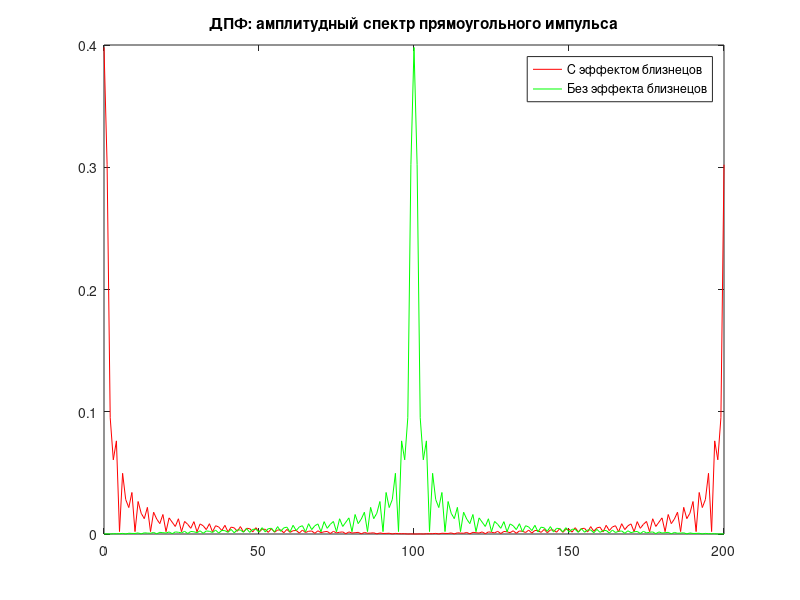
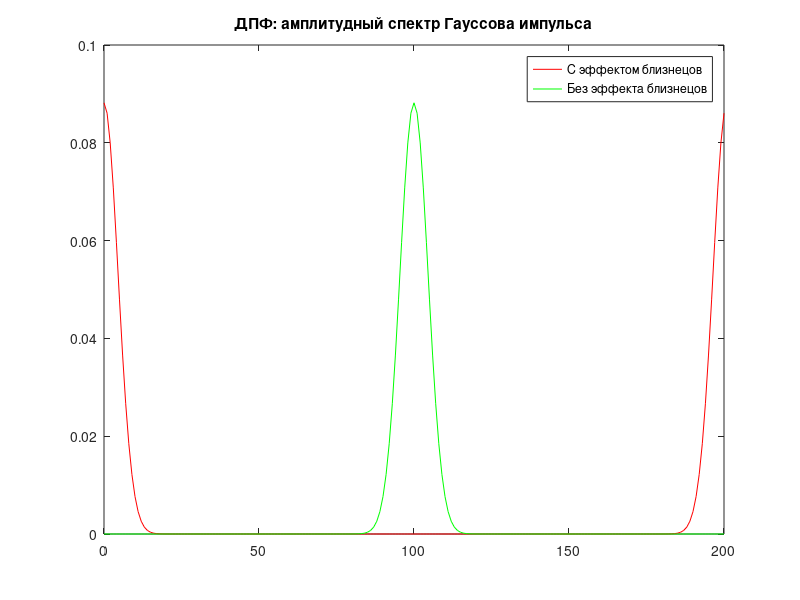
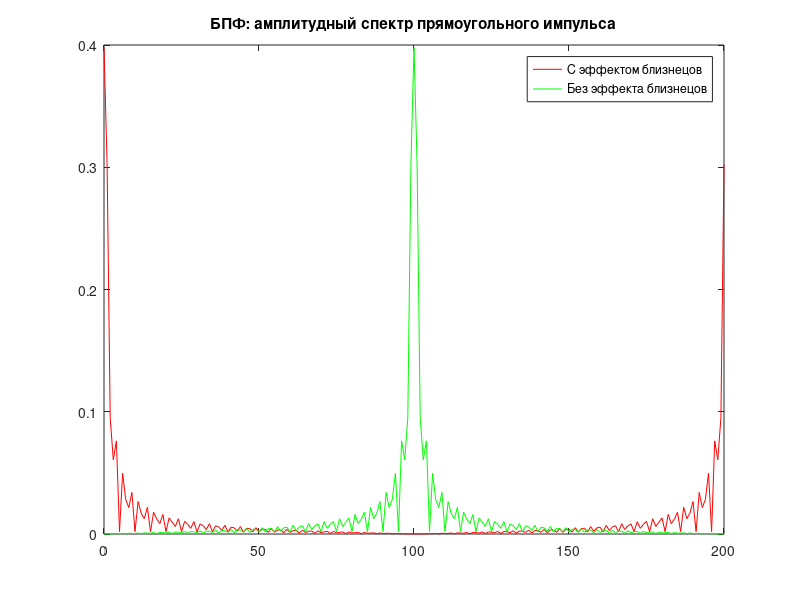
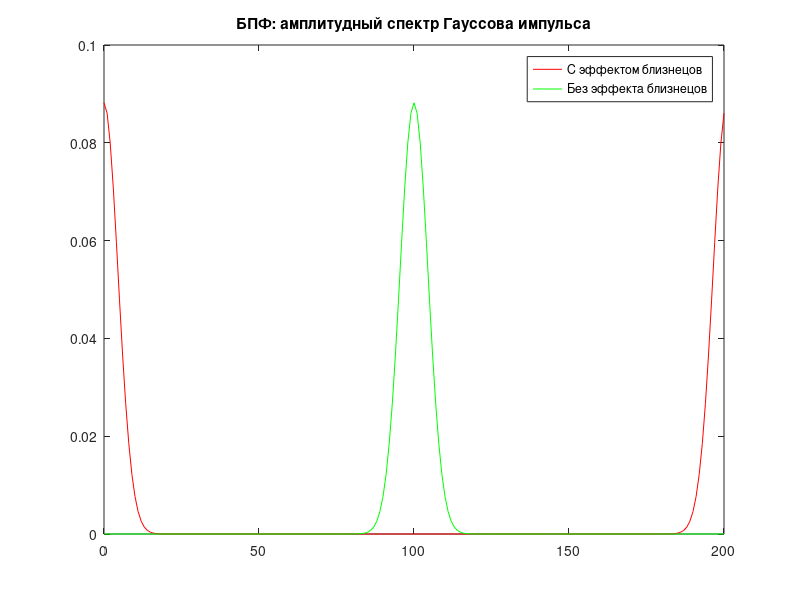

Write MATLAB code to recreate these figures, in order.
function lab2()
T = 2.0;
A = 1.0;
sigma = 0.5;

% Границы расчета
mult = 5;
t = -mult:0.05:mult;

% Расчет импульсных функций
x1 = zeros(size(t));
x1(abs(t) - T < 0) = 1;
x1(abs(t) == T) = 0.5;
x2 = A * exp(-(t/sigma).^2);

% FFT
yx1 = fft(x1);
yx2 = fft(x2);

yg1 = fftshift(yx1);
yg2 = fftshift(yx2);

% DFT
zx1 = dft(x1);
zx2 = dft(x2);

zg1 = fftshift(zx1);
zg2 = fftshift(zx2);

M = 0:length(t)-1;

figure (1);
plot(M,abs(yx1)/length(M),'r',M,abs(yg1)/length(M),'g');
title('ДПФ: амплитудный спектр прямоугольного импульса');
legend('С эффектом близнецов','Без эффекта близнецов');

figure(2);
plot(M,abs(yx2)/length(M),'r',M,abs(yg2)/length(M),'g');
title('ДПФ: амплитудный спектр Гауссова импульса');
legend('С эффектом близнецов','Без эффекта близнецов');

figure (3);
plot(M,abs(zx1)/length(M),'r',M,abs(zg1)/length(M),'g');
title('БПФ: амплитудный спектр прямоугольного импульса');
legend('С эффектом близнецов','Без эффекта близнецов');

figure (4);
plot(M,abs(zx2)/length(M),'r',M,abs(zg2)/length(M),'g');
title('БПФ: амплитудный спектр Гауссова импульса');
legend('С эффектом близнецов','Без эффекта близнецов');
end

% Дискретное преобразование Фурье
function y = dft(x)
a = 0:length(x)-1;
b = -2 * pi * sqrt(-1) * a / length(x);
for i = 1:length(a)
    a(i) = 0;
    for j = 1:length(x)
        a(i) = a(i) + x(j) * exp(b(i) * j);
    end
end
y = a;
end